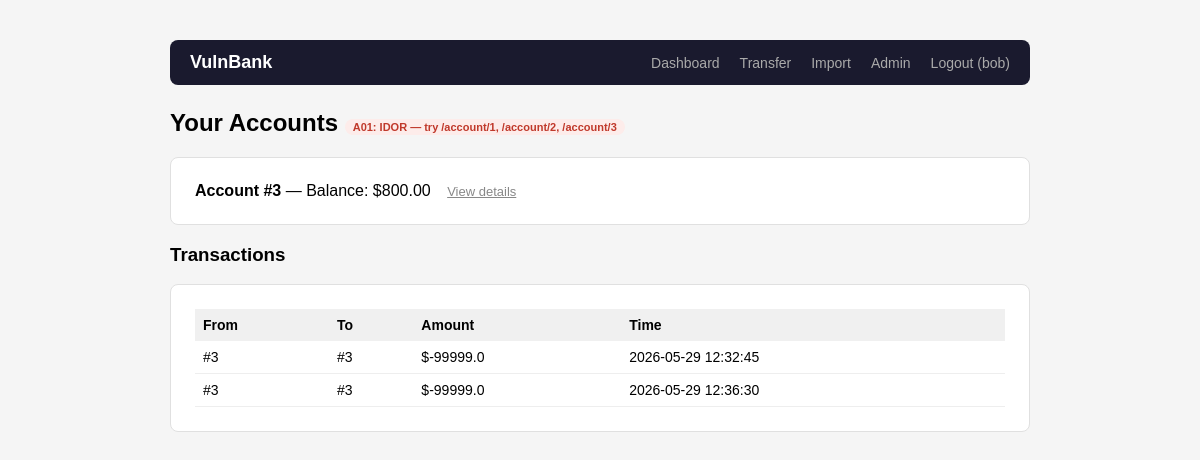
Screenshot of /account/3 (signed in) with the database file from the repository.
### tables this page shows
CREATE TABLE accounts (
            id INTEGER PRIMARY KEY AUTOINCREMENT,
            user_id INTEGER NOT NULL,
            balance REAL DEFAULT 1000.0,
            FOREIGN KEY(user_id) REFERENCES users(id)
        );

CREATE TABLE transactions (
            id INTEGER PRIMARY KEY AUTOINCREMENT,
            from_account INTEGER,
            to_account INTEGER,
            amount REAL,
            timestamp DATETIME DEFAULT CURRENT_TIMESTAMP
        );

### app.py (the view)
@app.route("/account/<int:account_id>")
def view_account(account_id):
    if "user_id" not in session:
        return redirect(url_for("login"))
    db = get_db()
    account = db.execute(
        "SELECT * FROM accounts WHERE id=?", (account_id,)
    ).fetchone()
    txns = db.execute(
        "SELECT * FROM transactions WHERE from_account=? OR to_account=?",
        (account_id, account_id)
    ).fetchall()
    if not account:
        abort(404)
    return render_template("dashboard.html", accounts=[account], txns=txns)

### database.py (called while the page is built)
def get_db():
    conn = sqlite3.connect(DB_PATH)
    conn.row_factory = sqlite3.Row
    return conn

### templates/dashboard.html
{% extends "base.html" %} {% block content %}
<h2>
  Your Accounts
  <span class="vuln-badge"
    >A01: IDOR — try /account/1, /account/2, /account/3</span
  >
</h2>
{% for acc in accounts %}
<div class="card">
  <strong>Account #{{ acc.id }}</strong> — Balance: ${{
  "%.2f"|format(acc.balance) }}
  <a
    href="/account/{{ acc.id }}"
    style="font-size: 13px; margin-left: 12px; color: #888"
    >View details</a
  >
</div>
{% endfor %} {% if txns %}
<h3>Transactions</h3>
<div class="card">
  <table>
    <tr>
      <th>From</th>
      <th>To</th>
      <th>Amount</th>
      <th>Time</th>
    </tr>
    {% for t in txns %}
    <tr>
      <td>#{{ t.from_account }}</td>
      <td>#{{ t.to_account }}</td>
      <td>${{ t.amount }}</td>
      <td>{{ t.timestamp }}</td>
    </tr>
    {% endfor %}
  </table>
</div>
{% endif %} {% endblock %}

### templates/base.html (style rules this page uses)
body { font-family: sans-serif; max-width: 860px; margin: 40px auto; padding: 0 20px; background: #f5f5f5; }
.card { background: white; border-radius: 8px; padding: 24px; margin-bottom: 16px; border: 1px solid #e0e0e0; }
table { width: 100%; border-collapse: collapse; font-size: 14px; }
th { text-align: left; padding: 8px; background: #f0f0f0; }
td { padding: 8px; border-bottom: 1px solid #eee; }
.vuln-badge { background: #fdecea; color: #c0392b; font-size: 11px; padding: 2px 8px; border-radius: 20px; }

### rows the page displays
accounts: id "3", balance "800.00"
transactions: from_account "3", to_account "3", amount "-99999.0", timestamp "2026-05-29 12:32:45"
transactions: from_account "3", to_account "3", amount "-99999.0", timestamp "2026-05-29 12:36:30"

### other values shown
{{ session.username }} "bob"
